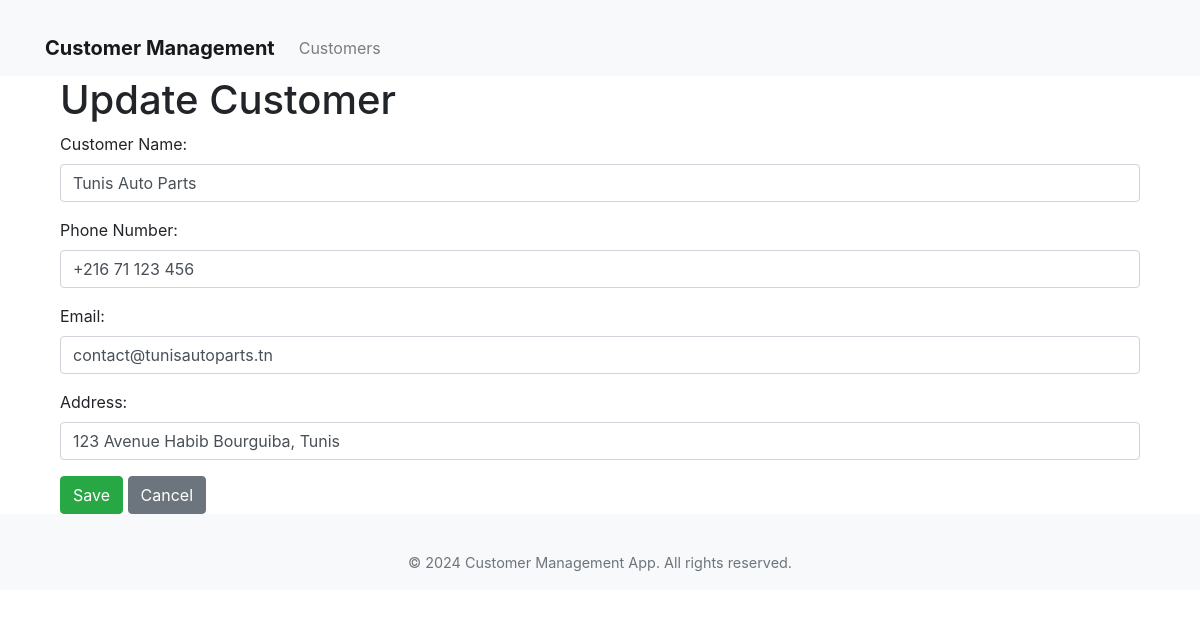
The app's page /customers/1/edit/ with its own data.
### customers/models.py (models this page shows, shortened)
class Customer(models.Model):
    name = models.CharField(max_length=255, verbose_name="Customer Name")
    phone_number = models.CharField(max_length=15, verbose_name="Phone Number")
    email = models.EmailField(unique=True, verbose_name="Email")
    address = models.TextField(verbose_name="Address")

### customers/views.py (the view)
# urls.py: path('<int:pk>/edit/', views.customer_update, name='customer_update'),
def customer_update(request, pk):
    customer = get_object_or_404(Customer, pk=pk)
    if request.method == 'POST':
        form = CustomerForm(request.POST, instance=customer)
        if form.is_valid():
            form.save()
            return redirect('customers:customer_list')
    else:
        form = CustomerForm(instance=customer)
    return render(request, 'customers/customer_form.html', {'form': form})

### customers/forms.py
class CustomerForm(forms.ModelForm):
    class Meta:
        model = Customer
        fields = ['name', 'phone_number', 'email', 'address']
        widgets = {
            'name': forms.TextInput(attrs={'class': 'form-control'}),
            'phone_number': forms.TextInput(attrs={'class': 'form-control'}),
            'email': forms.EmailInput(attrs={'class': 'form-control'}),
            'address': forms.TextInput(attrs={'class': 'form-control'}),
        }

### customers/templates/customers/customer_form.html (shortened to what this page needs)
{% extends 'customers/layout.html' %}
{% block content %}
<div class="container">
    <h1>{{ form.instance.pk|yesno:"Update Customer,Create New Customer" }}</h1>
    <form method="POST">
        {{ form.as_p }}
        <button type="submit" class="btn btn-success">Save</button>
        <a href="{% url 'customers:customer_list' %}" class="btn btn-secondary">Cancel</a>
    </form>
</div>
{% endblock %}

### customers/templates/customers/layout.html (style rules this page uses)
body { padding-top: 56px; }
.container { margin-top: 20px; }

### records on screen
Customer: instance.pk "Update Customer", name "Tunis Auto Parts", phone_number "+216 71 123 456", email "contact@tunisautoparts.tn", address "123 Avenue Habib Bourguiba, Tunis"
